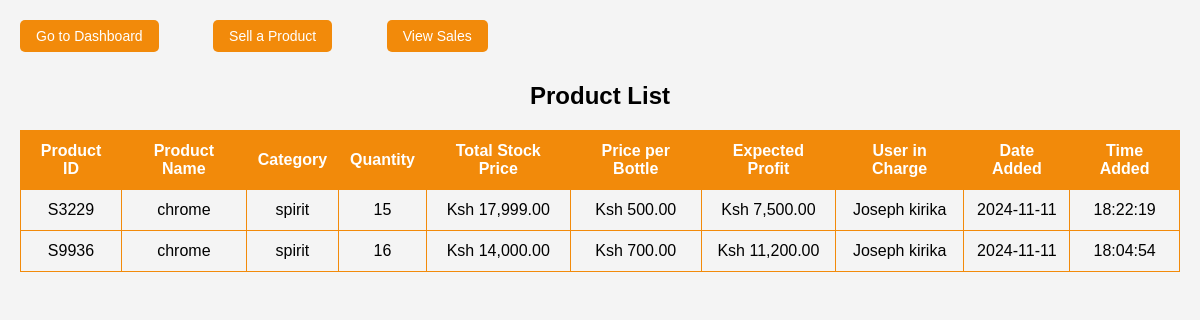
The page /your_form_page.php on the database its author committed.
### tables this page shows
CREATE TABLE `products` (
  `product_id` varchar(12) NOT NULL,
  `product_name` varchar(100) NOT NULL,
  `category` varchar(50) NOT NULL,
  `quantity` int(11) NOT NULL,
  `stock_price` decimal(10,2) NOT NULL,
  `price_per_bottle` decimal(10,2) NOT NULL,
  `expected_profit` decimal(10,2) DEFAULT NULL,
  `final_profit` decimal(10,2) DEFAULT NULL,
  `user_in_charge` varchar(8) DEFAULT NULL,
  `date_added` date DEFAULT curdate(),
  `time_added` time DEFAULT curtime()
);

CREATE TABLE `users` (
  `USER_ID` varchar(20) NOT NULL,
  `FULL_NAME` varchar(100) NOT NULL,
  `USER_NAME` varchar(50) NOT NULL,
  `EMAIL` varchar(100) NOT NULL,
  `CONTACT` varchar(15) NOT NULL,
  `PASSWORD` varchar(255) NOT NULL,
  `ROLE` enum('Admin','Employee') NOT NULL,
  `CREATED_AT` timestamp NOT NULL DEFAULT current_timestamp()
);

### your_form_page.php (the view, shortened to what this page needs)
<?php
$servername = "localhost";
$dbname = "PROJECTLIGHT";
$username = "root";
$password = "";
$conn = new mysqli($servername, $username, $password, $dbname);
$sql = "SELECT p.*, u.full_name FROM products p JOIN users u ON p.user_in_charge = u.user_id WHERE p.quantity > 0 ORDER BY p.time_added DESC";
$result = $conn->query($sql);
?>
<!DOCTYPE html>
<html lang="en">
<head>
</head>
<body>
<div class="butns">
    <a class="btns" href="dashboard.php">Go to Dashboard</a>
    <a class="btns" href="sellproduct.php">Sell a Product</a>
    <a class="btns" href="sales.php">View Sales</a>
</div>
<h2>Product List</h2>
<table>
    <thead>
        <tr>
            <th>Product ID</th>
            <th>Product Name</th>
            <th>Category</th>
            <th>Quantity</th>
            <th>Total Stock Price</th>
            <th>Price per Bottle</th>
            <th>Expected Profit</th>
            <th>User in Charge</th>
            <th>Date Added</th>
            <th>Time Added</th>
        </tr>
    </thead>
    <tbody>
    <?php
    if ($result->num_rows > 0) {
        while ($row = $result->fetch_assoc()) { ?>
            <tr class="<?php echo $row['quantity'] < 6 ? 'low-stock' : ''; ?>">
                <td><?php echo htmlspecialchars($row['product_id']); ?></td>
                <td><?php echo htmlspecialchars($row['product_name']); ?></td>
                <td><?php echo htmlspecialchars($row['category']); ?></td>
                <td><?php echo htmlspecialchars($row['quantity']); ?></td>
                <td><?php echo isset($row['stock_price']) ? 'Ksh ' . number_format($row['stock_price'], 2) : 'N/A'; ?></td>
                <td><?php echo isset($row['price_per_bottle']) ? 'Ksh ' . number_format($row['price_per_bottle'], 2) : 'N/A'; ?></td>
                <td><?php echo isset($row['expected_profit']) ? 'Ksh ' . number_format($row['expected_profit'], 2) : 'N/A'; ?></td>
                <td><?php echo htmlspecialchars($row['full_name']); ?></td>
                <td><?php echo htmlspecialchars($row['date_added']); ?></td>
                <td><?php echo htmlspecialchars($row['time_added']); ?></td>
            </tr>
        <?php }
    } else {
        echo "<script>alert('No products available in stock!');</script>";
    }
    ?>
    </tbody>
</table>
</body>
</html>

### your_form_page.php (style rules this page uses)
body { font-family: Arial, sans-serif; background-color: #f4f4f4; margin: 0; padding: 20px; }
a { text-decoration: none; color: #007BFF; margin-bottom: 10px; display: inline-block; }
table { width: 100%; border-collapse: collapse; margin-top: 10px; }
table, th, td { border: 1px solid #f28a0a; padding: 11px; }
th, td { text-align: center; }
th { background-color: #f28a0a; color: white; }
h2 { text-align: center; }
.btns { padding: 8px 16px; font-size: 14px; cursor: pointer; background-color: #f28a0a; color: white; border: none; border-radius: 5px; margin-right: 50px; }

### rows shown on the page
products: product_id "S3229", product_name "chrome", category "spirit", quantity "15", stock_price "17,999.00", price_per_bottle "500.00", expected_profit "7,500.00", users.FULL_NAME "Joseph kirika", date_added "2024-11-11", time_added "18:22:19"
products: product_id "S9936", product_name "chrome", category "spirit", quantity "16", stock_price "14,000.00", price_per_bottle "700.00", expected_profit "11,200.00", users.FULL_NAME "Joseph kirika", date_added "2024-11-11", time_added "18:04:54"
